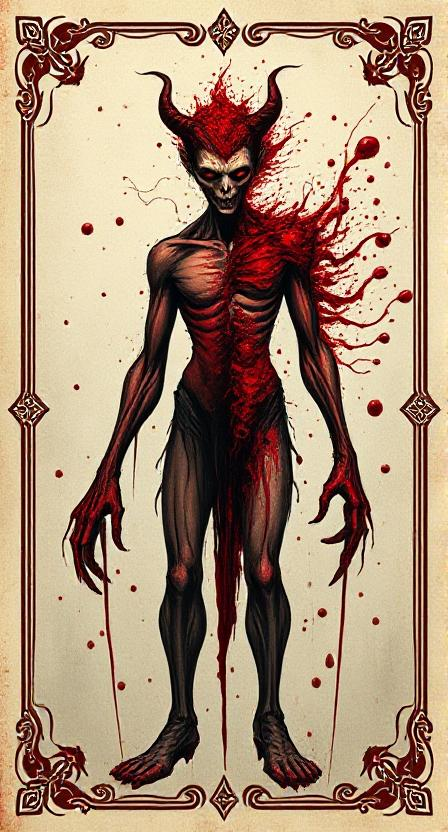
#> input picture client/src/assets/cards/BLOOD4.jpg, 448 x 832 px; its folder holds only this picture in this run
$ python -i outline_script.py   (imports and definitions only)
#> lines starting #> are read from the running program, lines starting #| are printed output that depends on the picture; after the words box and inside, x2 and y2 are one past the last pixel; in counts of white or black regions, pixels touching at a corner belong together
from PIL import Image, ImageFilter
import os

def add_smooth_outline(image_path, output_path, outline_width=10, outline_color=(255, 255, 255, 255)):
#> called with image_path = '../client/src/assets/cards/BLOOD4.jpg', output_path = 'out.png', outline_width = 10, outline_color = (255, 255, 255, 255)
    img = Image.open(image_path).convert("RGBA")

    # Add padding
    padding = outline_width * 2
    new_size = (img.width + padding * 2, img.height + padding * 2)
#> new_size = (488, 872)
    padded_img = Image.new("RGBA", new_size, (0, 0, 0, 0))
#> padded_img: PIL image 488x872 RGBA; every value is 0
    padded_img.paste(img, (padding, padding))
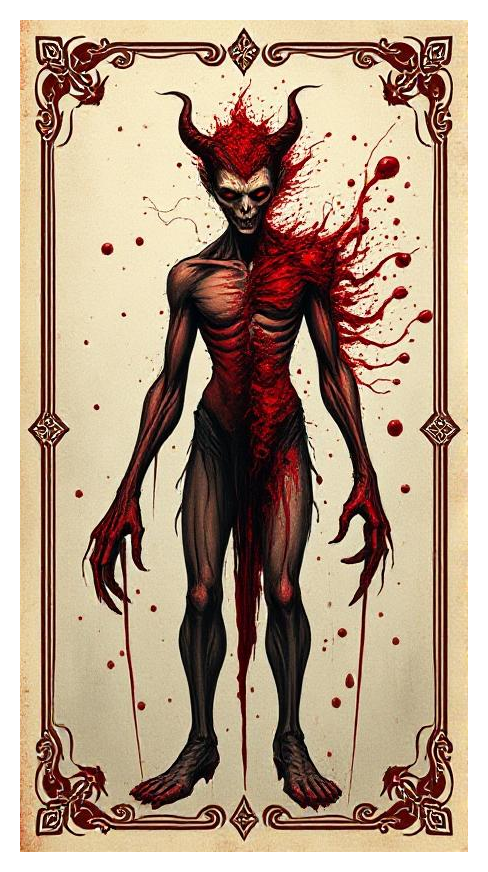
#> padded_img: PIL image 488x872 RGBA; mean R, G, B, A 148, 125.2, 104.4, 223.4; transparent parts drawn white

    # Create alpha mask and blur it for soft outline
    alpha = padded_img.getchannel("A")
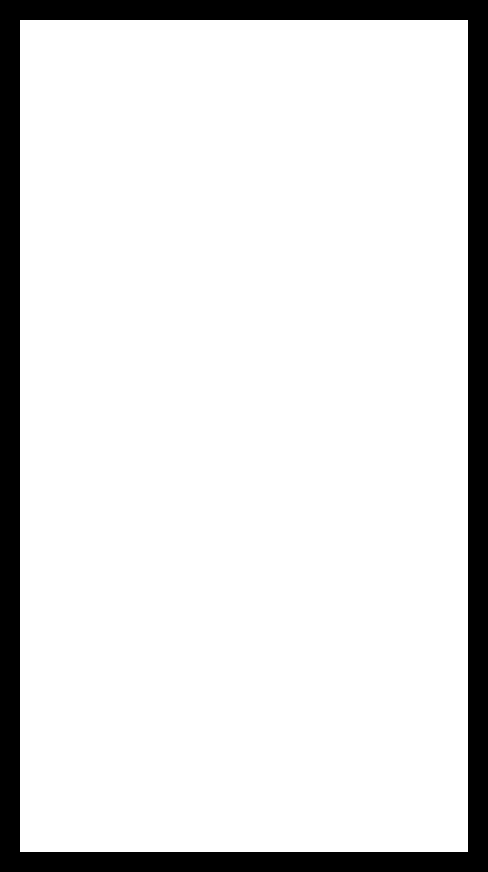
#> alpha: PIL image 488x872 L; 87.6% white; 1 black region, box (x1, y1, x2, y2) and area: (0, 0, 488, 872) 52800
    blurred = alpha.filter(ImageFilter.GaussianBlur(radius=outline_width))
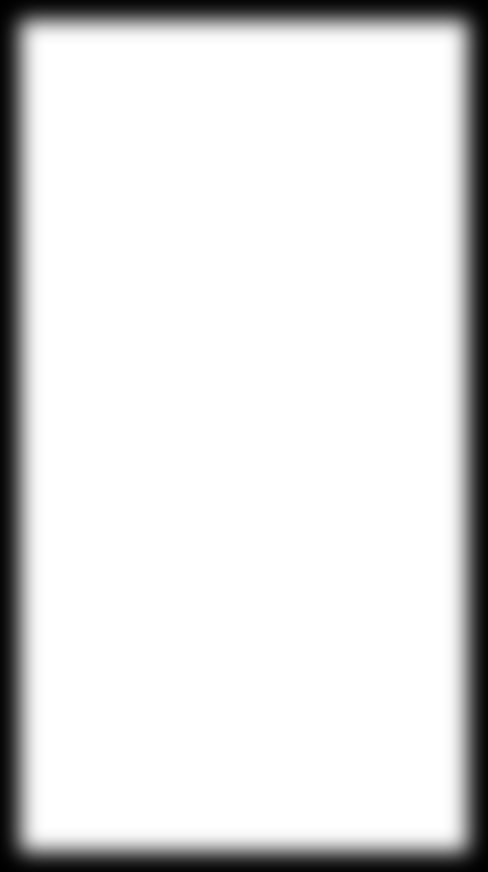
#> blurred: PIL image 488x872 L; min 0, max 255, mean 223.3

    # Create white blurred outline image
    outline = Image.new("RGBA", new_size, outline_color)
#> outline: PIL image 488x872 RGBA; every value is 255
    outline.putalpha(blurred)

    # Combine glow + original image
    final_img = Image.alpha_composite(outline, padded_img)
    final_img.save(output_path)

def process_folder(folder_path):
    output_folder = os.path.join(folder_path, "outlined")
    os.makedirs(output_folder, exist_ok=True)

    for file in os.listdir(folder_path):
        if file.lower().endswith(".png"):
            full_path = os.path.join(folder_path, file)
            output_path = os.path.join(output_folder, file)
            add_smooth_outline(full_path, output_path)
            print(f"✅ Outlined saved: {output_path}")

# Example usage
# [1 line not run here, left out]

>>> result = add_smooth_outline('../client/src/assets/cards/BLOOD4.jpg', 'out.png')

$ run again, on client/src/assets/cards/BLOOD_1.jpg
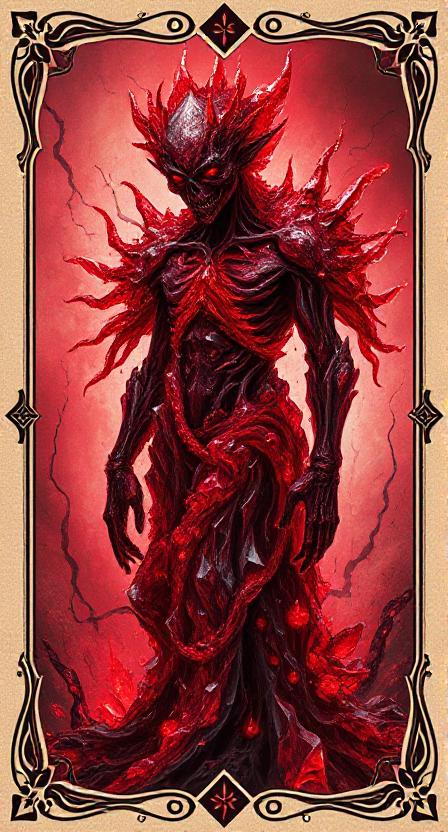
#> input picture client/src/assets/cards/BLOOD_1.jpg, 448 x 832 px
#> in add_smooth_outline, `padded_img.paste(img, (padding, padding))`:
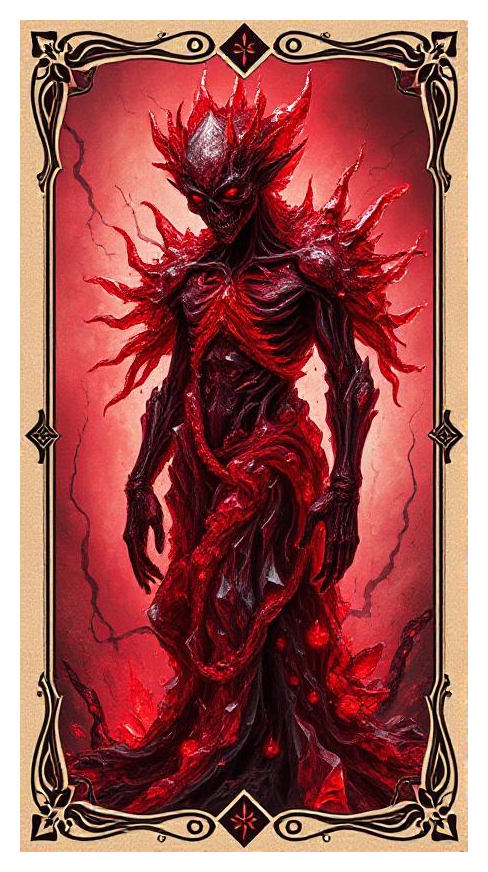
#> padded_img: PIL image 488x872 RGBA; mean R, G, B, A 125.6, 56.5, 53.8, 223.4; transparent parts drawn white
#> alpha: PIL image 488x872 L; 87.6% white; 1 black region, box (x1, y1, x2, y2) and area: (0, 0, 488, 872) 52800

$ run again, on client/src/assets/cards/BLOOD_2.jpg
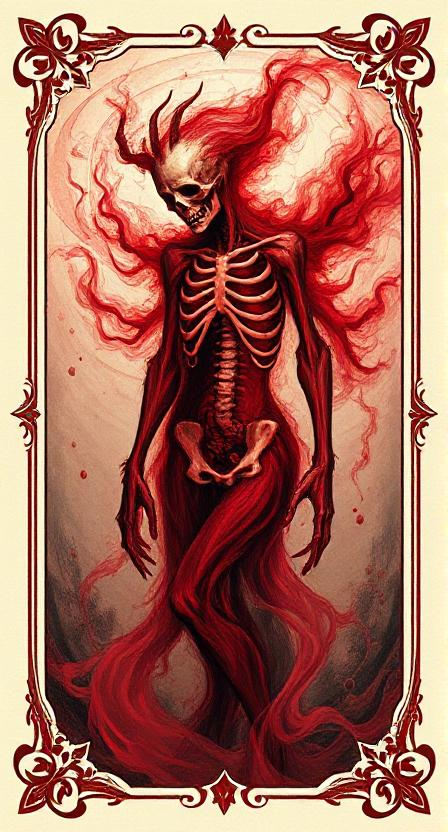
#> input picture client/src/assets/cards/BLOOD_2.jpg, 448 x 832 px
#> in add_smooth_outline, `padded_img.paste(img, (padding, padding))`:
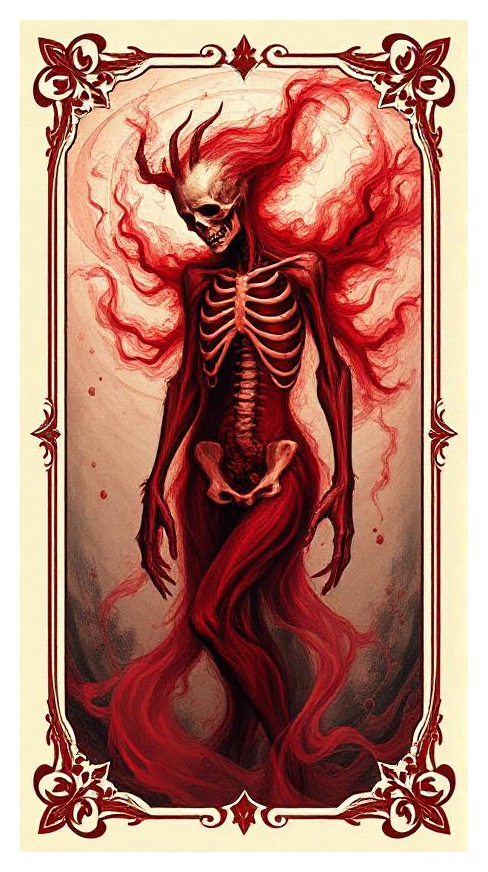
#> padded_img: PIL image 488x872 RGBA; mean R, G, B, A 148.1, 95.8, 82.2, 223.4; transparent parts drawn white
#> alpha: PIL image 488x872 L; 87.6% white; 1 black region, box (x1, y1, x2, y2) and area: (0, 0, 488, 872) 52800

$ run again, on client/src/assets/cards/BLOOD_3.jpg
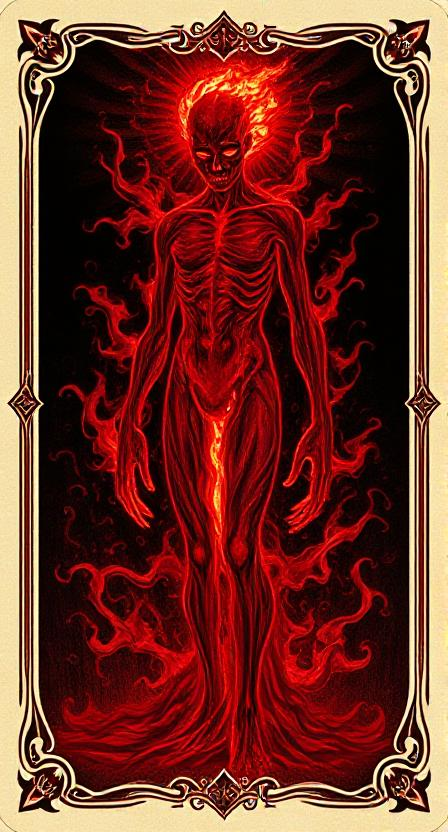
#> input picture client/src/assets/cards/BLOOD_3.jpg, 448 x 832 px
#> in add_smooth_outline, `padded_img.paste(img, (padding, padding))`:
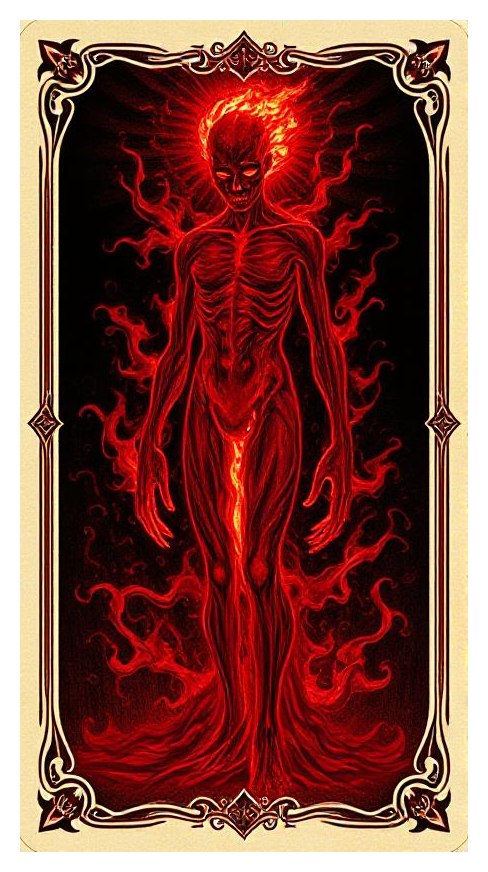
#> padded_img: PIL image 488x872 RGBA; mean R, G, B, A 97.8, 44.2, 34.7, 223.4; transparent parts drawn white
#> alpha: PIL image 488x872 L; 87.6% white; 1 black region, box (x1, y1, x2, y2) and area: (0, 0, 488, 872) 52800
